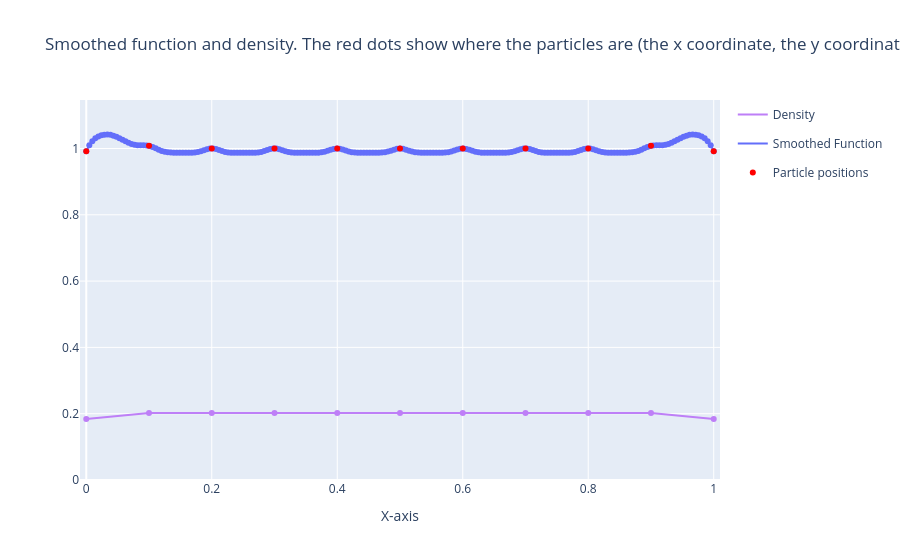
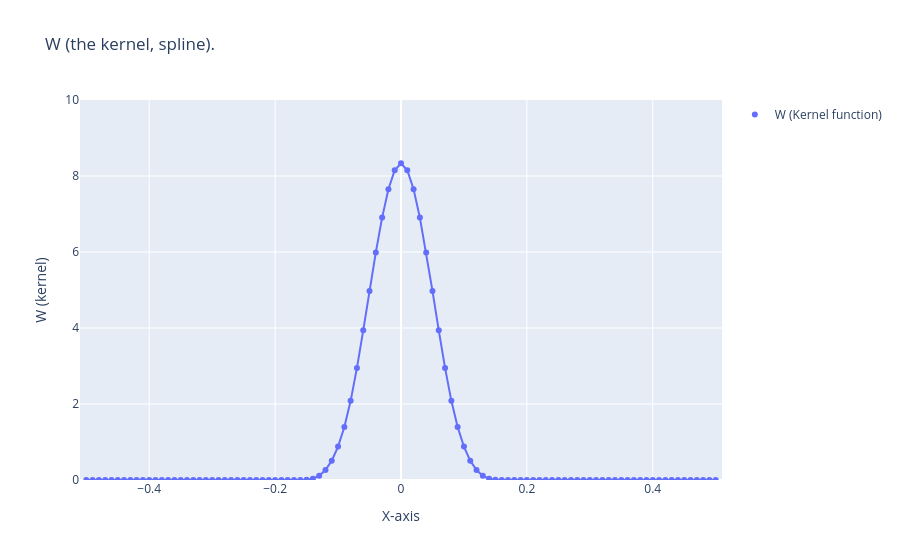

These figures' notebook cell, in order:
### Markdown cell above
Now try the "medium" width spline:

### Code cell
plot_spline_info(0.8, 'uniform', 209)

### Figure 1 — Plotly figure (JSON) as saved in the notebook; plotly's stock layout.template omitted (floating-point values rounded to 4 significant figures; data arrays with more than 128 entries replaced by an {"elided": "..."} marker saying what was removed)
{"data": [{"hovertemplate": "color=Density<br>x=%{x}<br>y=%{y}<extra></extra>", "legendgroup": "Density", "line": {"color": "rgb(190, 127, 247)", "dash": "solid"}, "marker": {"symbol": "circle"}, "mode": "lines", "name": "Density", "orientation": "v", "showlegend": true, "type": "scatter", "x": [0.0, 0.1, 0.2, 0.3, 0.4, 0.5, 0.6, 0.7, 0.8, 0.9, 1.0], "xaxis": "x", "y": [0.1842, 0.2018, 0.2018, 0.2018, 0.2018, 0.2018, 0.2018, 0.2018, 0.2018, 0.2018, 0.1842], "yaxis": "y"}, {"hovertemplate": "x=%{x}<br>y=%{y}<extra></extra>", "legendgroup": "", "marker": {"color": "rgb(190, 127, 247)", "symbol": "circle"}, "mode": "markers", "name": "", "orientation": "v", "showlegend": false, "type": "scatter", "x": [0.0, 0.1, 0.2, 0.3, 0.4, 0.5, 0.6, 0.7, 0.8, 0.9, 1.0], "xaxis": "x", "y": [0.1842, 0.2018, 0.2018, 0.2018, 0.2018, 0.2018, 0.2018, 0.2018, 0.2018, 0.2018, 0.1842], "yaxis": "y"}, {"hovertemplate": "color=Smoothed Function<br>x=%{x}<br>y=%{y}<extra></extra>", "legendgroup": "Smoothed Function", "line": {"color": "#636efa", "dash": "solid"}, "marker": {"symbol": "circle"}, "mode": "lines", "name": "Smoothed Function", "orientation": "v", "showlegend": true, "type": "scatter", "x": {"elided": "209 float values"}, "xaxis": "x", "y": {"elided": "209 float values"}, "yaxis": "y"}, {"hovertemplate": "x=%{x}<br>y=%{y}<extra></extra>", "legendgroup": "", "marker": {"color": "#636efa", "symbol": "circle"}, "mode": "markers", "name": "", "orientation": "v", "showlegend": false, "type": "scatter", "x": {"elided": "209 float values"}, "xaxis": "x", "y": {"elided": "209 float values"}, "yaxis": "y"}, {"hovertemplate": "color=Particle positions<br>x=%{x}<br>y=%{y}<extra></extra>", "legendgroup": "Particle positions", "marker": {"color": "rgb(255, 0, 0)", "symbol": "circle"}, "mode": "markers", "name": "Particle positions", "orientation": "v", "showlegend": true, "type": "scatter", "x": [0.0, 0.1, 0.2, 0.3, 0.4, 0.5, 0.6, 0.7, 0.8, 0.9, 1.0], "xaxis": "x", "y": [0.9917, 1.008, 1.0, 1.0, 1.0, 1.0, 1.0, 1.0, 1.0, 1.008, 0.9917], "yaxis": "y"}], "layout": {"title": {"text": "Smoothed function and density. The red dots show where the particles are (the x coordinate, the y coordinate is chosen to match the smooth function to make it easy to see where the particles are."}, "xaxis": {"range": [-0.01, 1.01], "title": {"text": "X-axis"}}, "yaxis": {"range": [0, 1.146]}}}

### Figure 2 — Plotly figure (JSON) as saved in the notebook; plotly's stock layout.template omitted (floating-point values rounded to 4 significant figures)
{"data": [{"hovertemplate": "color=W (Kernel function)<br>x=%{x}<br>y=%{y}<extra></extra>", "legendgroup": "W (Kernel function)", "marker": {"color": "#636efa", "symbol": "circle"}, "mode": "markers", "name": "W (Kernel function)", "orientation": "v", "showlegend": true, "type": "scatter", "x": [-0.5, -0.49, -0.48, -0.47, -0.46, -0.45, -0.44, -0.43, -0.42, -0.41, -0.4, -0.39, -0.38, -0.37, -0.36, -0.35, -0.34, -0.33, -0.32, -0.31, -0.3, -0.29, -0.28, -0.27, -0.26, -0.25, -0.24, -0.23, -0.22, -0.21, -0.2, -0.19, -0.18, -0.17, -0.16, -0.15, -0.14, -0.13, -0.12, -0.11, -0.1, -0.09, -0.08, -0.07, -0.06, -0.05, -0.04, -0.03, -0.02, -0.01, 0.0, 0.01, 0.02, 0.03, 0.04, 0.05, 0.06, 0.07, 0.08, 0.09, 0.1, 0.11, 0.12, 0.13, 0.14, 0.15, 0.16, 0.17, 0.18, 0.19, 0.2, 0.21, 0.22, 0.23, 0.24, 0.25, 0.26, 0.27, 0.28, 0.29, 0.3, 0.31, 0.32, 0.33, 0.34, 0.35, 0.36, 0.37, 0.38, 0.39, 0.4, 0.41, 0.42, 0.43, 0.44, 0.45, 0.46, 0.47, 0.48, 0.49, 0.5], "xaxis": "x", "y": [0.0, 0.0, 0.0, 0.0, 0.0, 0.0, 0.0, 0.0, 0.0, 0.0, 0.0, 0.0, 0.0, 0.0, 0.0, 0.0, 0.0, 0.0, 0.0, 0.0, 0.0, 0.0, 0.0, 0.0, 0.0, 0.0, 0.0, 0.0, 0.0, 0.0, 0.0, 0.0, 0.0, 0.0, 1.825e-46, 0.004069, 0.03255, 0.1099, 0.2604, 0.5086, 0.8789, 1.396, 2.083, 2.95, 3.939, 4.976, 5.99, 6.905, 7.65, 8.15, 8.333, 8.15, 7.65, 6.905, 5.99, 4.976, 3.939, 2.95, 2.083, 1.396, 0.8789, 0.5086, 0.2604, 0.1099, 0.03255, 0.004069, 0.0, 0.0, 0.0, 0.0, 0.0, 0.0, 0.0, 0.0, 0.0, 0.0, 0.0, 0.0, 0.0, 0.0, 0.0, 0.0, 0.0, 0.0, 0.0, 0.0, 0.0, 0.0, 0.0, 0.0, 0.0, 0.0, 0.0, 0.0, 0.0, 0.0, 0.0, 0.0, 0.0, 0.0, 0.0], "yaxis": "y"}, {"hovertemplate": "x=%{x}<br>y=%{y}<extra></extra>", "legendgroup": "", "line": {"color": "#636efa", "dash": "solid"}, "marker": {"symbol": "circle"}, "mode": "lines", "name": "", "orientation": "v", "showlegend": false, "type": "scatter", "x": [-0.5, -0.49, -0.48, -0.47, -0.46, -0.45, -0.44, -0.43, -0.42, -0.41, -0.4, -0.39, -0.38, -0.37, -0.36, -0.35, -0.34, -0.33, -0.32, -0.31, -0.3, -0.29, -0.28, -0.27, -0.26, -0.25, -0.24, -0.23, -0.22, -0.21, -0.2, -0.19, -0.18, -0.17, -0.16, -0.15, -0.14, -0.13, -0.12, -0.11, -0.1, -0.09, -0.08, -0.07, -0.06, -0.05, -0.04, -0.03, -0.02, -0.01, 0.0, 0.01, 0.02, 0.03, 0.04, 0.05, 0.06, 0.07, 0.08, 0.09, 0.1, 0.11, 0.12, 0.13, 0.14, 0.15, 0.16, 0.17, 0.18, 0.19, 0.2, 0.21, 0.22, 0.23, 0.24, 0.25, 0.26, 0.27, 0.28, 0.29, 0.3, 0.31, 0.32, 0.33, 0.34, 0.35, 0.36, 0.37, 0.38, 0.39, 0.4, 0.41, 0.42, 0.43, 0.44, 0.45, 0.46, 0.47, 0.48, 0.49, 0.5], "xaxis": "x", "y": [0.0, 0.0, 0.0, 0.0, 0.0, 0.0, 0.0, 0.0, 0.0, 0.0, 0.0, 0.0, 0.0, 0.0, 0.0, 0.0, 0.0, 0.0, 0.0, 0.0, 0.0, 0.0, 0.0, 0.0, 0.0, 0.0, 0.0, 0.0, 0.0, 0.0, 0.0, 0.0, 0.0, 0.0, 1.825e-46, 0.004069, 0.03255, 0.1099, 0.2604, 0.5086, 0.8789, 1.396, 2.083, 2.95, 3.939, 4.976, 5.99, 6.905, 7.65, 8.15, 8.333, 8.15, 7.65, 6.905, 5.99, 4.976, 3.939, 2.95, 2.083, 1.396, 0.8789, 0.5086, 0.2604, 0.1099, 0.03255, 0.004069, 0.0, 0.0, 0.0, 0.0, 0.0, 0.0, 0.0, 0.0, 0.0, 0.0, 0.0, 0.0, 0.0, 0.0, 0.0, 0.0, 0.0, 0.0, 0.0, 0.0, 0.0, 0.0, 0.0, 0.0, 0.0, 0.0, 0.0, 0.0, 0.0, 0.0, 0.0, 0.0, 0.0, 0.0, 0.0], "yaxis": "y"}], "layout": {"title": {"text": "W (the kernel, spline)."}, "xaxis": {"range": [-0.51, 0.51], "title": {"text": "X-axis"}}, "yaxis": {"range": [0, 10], "title": {"text": "W (kernel)"}}}}
